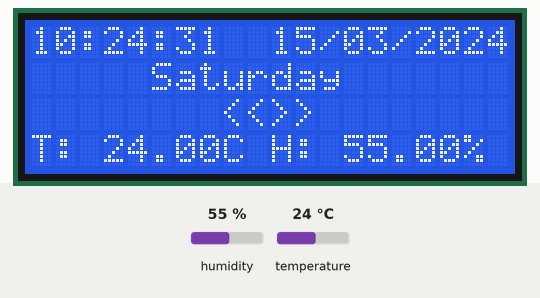
This sketch was run on a simulated Arduino Uno, built with avr-gcc and run on an emulated ATmega328P. On the bench: 20×4 character LCD. Inputs (shaded band) come from the test bench; at power-on: temperature 24 °C, humidity 55 %. The local clock reads 2024-03-15 10:24:30 at power-on unless the sketch sets it; what the sketch prints to the serial monitor is not drawn.

Above: at 2.7 s.
2.8 s: temperature set to 11 °C
At 4.3 s:
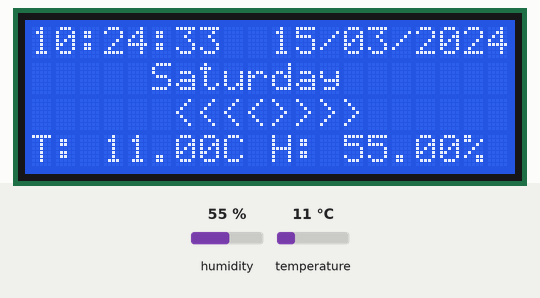
7.0 s: temperature set to 8 °C
At 8.0 s:
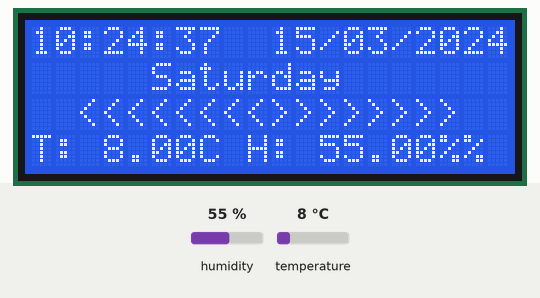
11.2 s: temperature set to 12 °C
At 13.4 s:
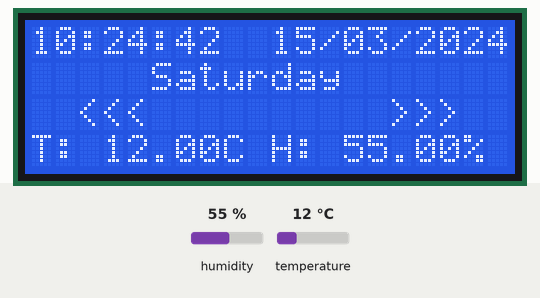
15.4 s: temperature set to 2 °C
At 16.8 s:
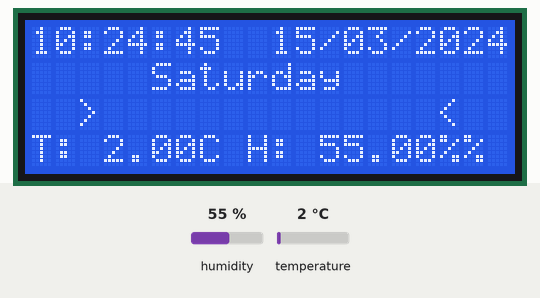
19.6 s: temperature set to 19 °C
At 21.2 s:
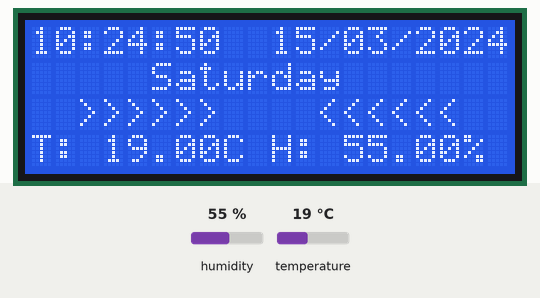
23.8 s: temperature set to 9 °C
At 25.6 s:
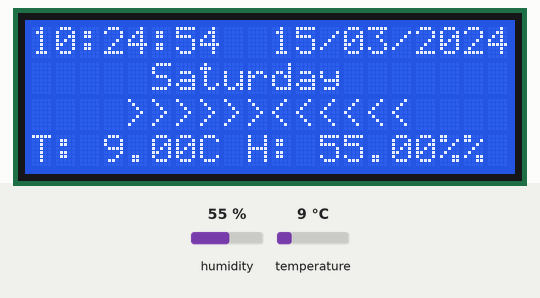
Timing chart, 0 to 27.1 s (numbered marks = the images above; inputs shaded):
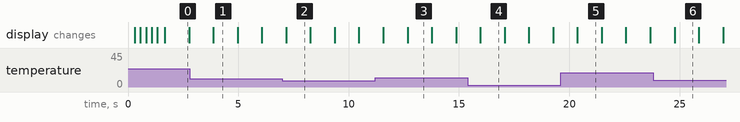

The sketch:

Bluetooth_temp_hum.ino
```cpp
#include <dht.h>
#include <Wire.h>
#include <LiquidCrystal_I2C.h>
#include <Time.h>
#include <DS1302RTC.h>

#define DHT11_PIN 5
LiquidCrystal_I2C lcd(0x27, 2, 1, 0, 4, 5, 6, 7, 3, POSITIVE);  // Set the LCD I2C address
dht DHT;

// Set pins:  CE, IO,CLK
DS1302RTC RTC(8, 7, 6);
int strelka_i;

void display_strelka(int sec) {
  if(sec>=30) strelka_i=sec-30; else strelka_i = sec;

  if(strelka_i==0)  lcd.print("         <>         ");  // 1
  if(strelka_i==1)  lcd.print("        <<>>        ");  // 2
  if(strelka_i==2)  lcd.print("       <<<>>>       ");  // 3
  if(strelka_i==3)  lcd.print("      <<<<>>>>      ");  // 4
  if(strelka_i==4)  lcd.print("     <<<<<>>>>>     ");  // 5
  if(strelka_i==5)  lcd.print("    <<<<<<>>>>>>    ");  // 6
  if(strelka_i==6)  lcd.print("   <<<<<<<>>>>>>>   ");  // 7
  if(strelka_i==7)  lcd.print("  <<<<<<<<>>>>>>>>  ");  // 8
  if(strelka_i==8)  lcd.print("  <<<<<<<  >>>>>>>  ");  // 9
  if(strelka_i==9)  lcd.print("  <<<<<<    >>>>>>  ");  // 10
  if(strelka_i==10) lcd.print("  <<<<<      >>>>>  ");  // 11
  if(strelka_i==11) lcd.print("  <<<<        >>>>  ");  // 12
  if(strelka_i==12) lcd.print("  <<<          >>>  ");  // 13
  if(strelka_i==13) lcd.print("  <<            >>  ");  // 14
  if(strelka_i==14) lcd.print("  <              >  ");  // 15
  if(strelka_i==15) lcd.print("  >              <  ");  // 16
  if(strelka_i==16) lcd.print("  >>            <<  ");  // 17
  if(strelka_i==17) lcd.print("  >>>          <<<  ");  // 18
  if(strelka_i==18) lcd.print("  >>>>        <<<<  ");  // 19
  if(strelka_i==19) lcd.print("  >>>>>      <<<<<  ");  // 20
  if(strelka_i==20) lcd.print("  >>>>>>    <<<<<<  ");  // 21
  if(strelka_i==21) lcd.print("  >>>>>>>  <<<<<<<  ");  // 22
  if(strelka_i==22) lcd.print("  >>>>>>>><<<<<<<<  ");  // 23
  if(strelka_i==23) lcd.print("   >>>>>>><<<<<<<   ");  // 24
  if(strelka_i==24) lcd.print("    >>>>>><<<<<<    ");  // 25
  if(strelka_i==25) lcd.print("     >>>>><<<<<     ");  // 26
  if(strelka_i==26) lcd.print("      >>>><<<<      ");  // 27
  if(strelka_i==27) lcd.print("       >>><<<       ");  // 28
  if(strelka_i==28) lcd.print("        >><<        ");  // 29
  if(strelka_i==29) lcd.print("         ><         ");  // 30
 }

void setup() {
  Serial.begin(9600); // инициализация порта
  lcd.begin(20,4);         // initialize the lcd for 20 chars 4 lines, turn on backlight

  for(int i = 0; i< 3; i++) {lcd.backlight(); delay(250); lcd.noBacklight(); delay(250); } lcd.backlight();
}

void loop() {
  tmElements_t tm;
  RTC.read(tm);

  int chk = DHT.read11(DHT11_PIN);  switch (chk)
  {
    case DHTLIB_OK: break;
    case DHTLIB_ERROR_CHECKSUM: Serial.print("Checksum error,\t"); break;
    case DHTLIB_ERROR_TIMEOUT: Serial.print("Time out error,\t"); break;
    default: Serial.print("Unknown error,\t"); break;
  }
  // DISPLAY DATA
  Serial.print(tm.Day); Serial.print("/"); Serial.print(tm.Month); Serial.print("/"); Serial.print(tmYearToCalendar(tm.Year)); Serial.print(" ");
  Serial.print(tm.Hour); Serial.print(":"); Serial.print(tm.Minute); Serial.print(":"); Serial.print(tm.Second); Serial.print(" ");
  Serial.print("h:"); Serial.print(DHT.humidity, 1); Serial.print(" t:"); Serial.println(DHT.temperature, 1);

  lcd.setCursor(0,0);
  if(tm.Hour<10) {lcd.print("0"); lcd.print(tm.Hour);} else lcd.print(tm.Hour); lcd.print(":");
  if(tm.Minute<10) {lcd.print("0"); lcd.print(tm.Minute);} else lcd.print(tm.Minute); lcd.print(":");
  if(tm.Second<10) {lcd.print("0"); lcd.print(tm.Second);} else lcd.print(tm.Second);

  lcd.print("  ");
  if(tm.Day<10) {lcd.print("0"); lcd.print(tm.Day);} else lcd.print(tm.Day); lcd.print("/");
  if(tm.Month<10) {lcd.print("0"); lcd.print(tm.Month);} else lcd.print(tm.Month); lcd.print("/");
  lcd.print(tmYearToCalendar(tm.Year)); lcd.print("  ");
  lcd.setCursor(0,1);
  switch(tm.Wday){
    case 1: {lcd.print("      Monday    "); break;}
    case 2: {lcd.print("     Tuesday   "); break;}
    case 3: {lcd.print("     Wednesday "); break;}
    case 4: {lcd.print("     Thursday  "); break;}
    case 5: {lcd.print("      Friday    "); break;}
    case 6: {lcd.print("     Saturday  "); break;}
    case 7: {lcd.print("      Sunday    "); break;}
  }

  lcd.setCursor(0,2);
  display_strelka(tm.Second);

  lcd.setCursor(0,3); //Start at character 4 on line 0
  lcd.print("T: ");
  //lcd.setCursor(0,2); //Start at character 4 on line 0
  lcd.print(DHT.temperature);
  lcd.print("C");
  //lcd.setCursor(0,3); //Start at character 4 on line 0
  lcd.print(" H: ");
  //lcd.setCursor(0,3); //Start at character 4 on line 0
  lcd.print(DHT.humidity);
  lcd.print("%");

  delay(1000);
}
```

Measured:
- the behaviour switches between 10 and 9 °C on temperature (found by bisection; images 1 and 2)
- after the input at 7.0 s, the display: changes after 0.17 s (image 2)
- after the input at 11.2 s, the display: first changes after 0.37 s (image 3 shows a later state)
- after the input at 15.4 s, the display: changes after 0.57 s (image 4)
- after the input at 19.6 s, the display: changes after 0.77 s (image 5)
- after the input at 23.8 s, the display: changes after 0.97 s (image 6)
- what the display in image 0 shows lasts 1.1 s, from 1.7 s to 2.8 s
